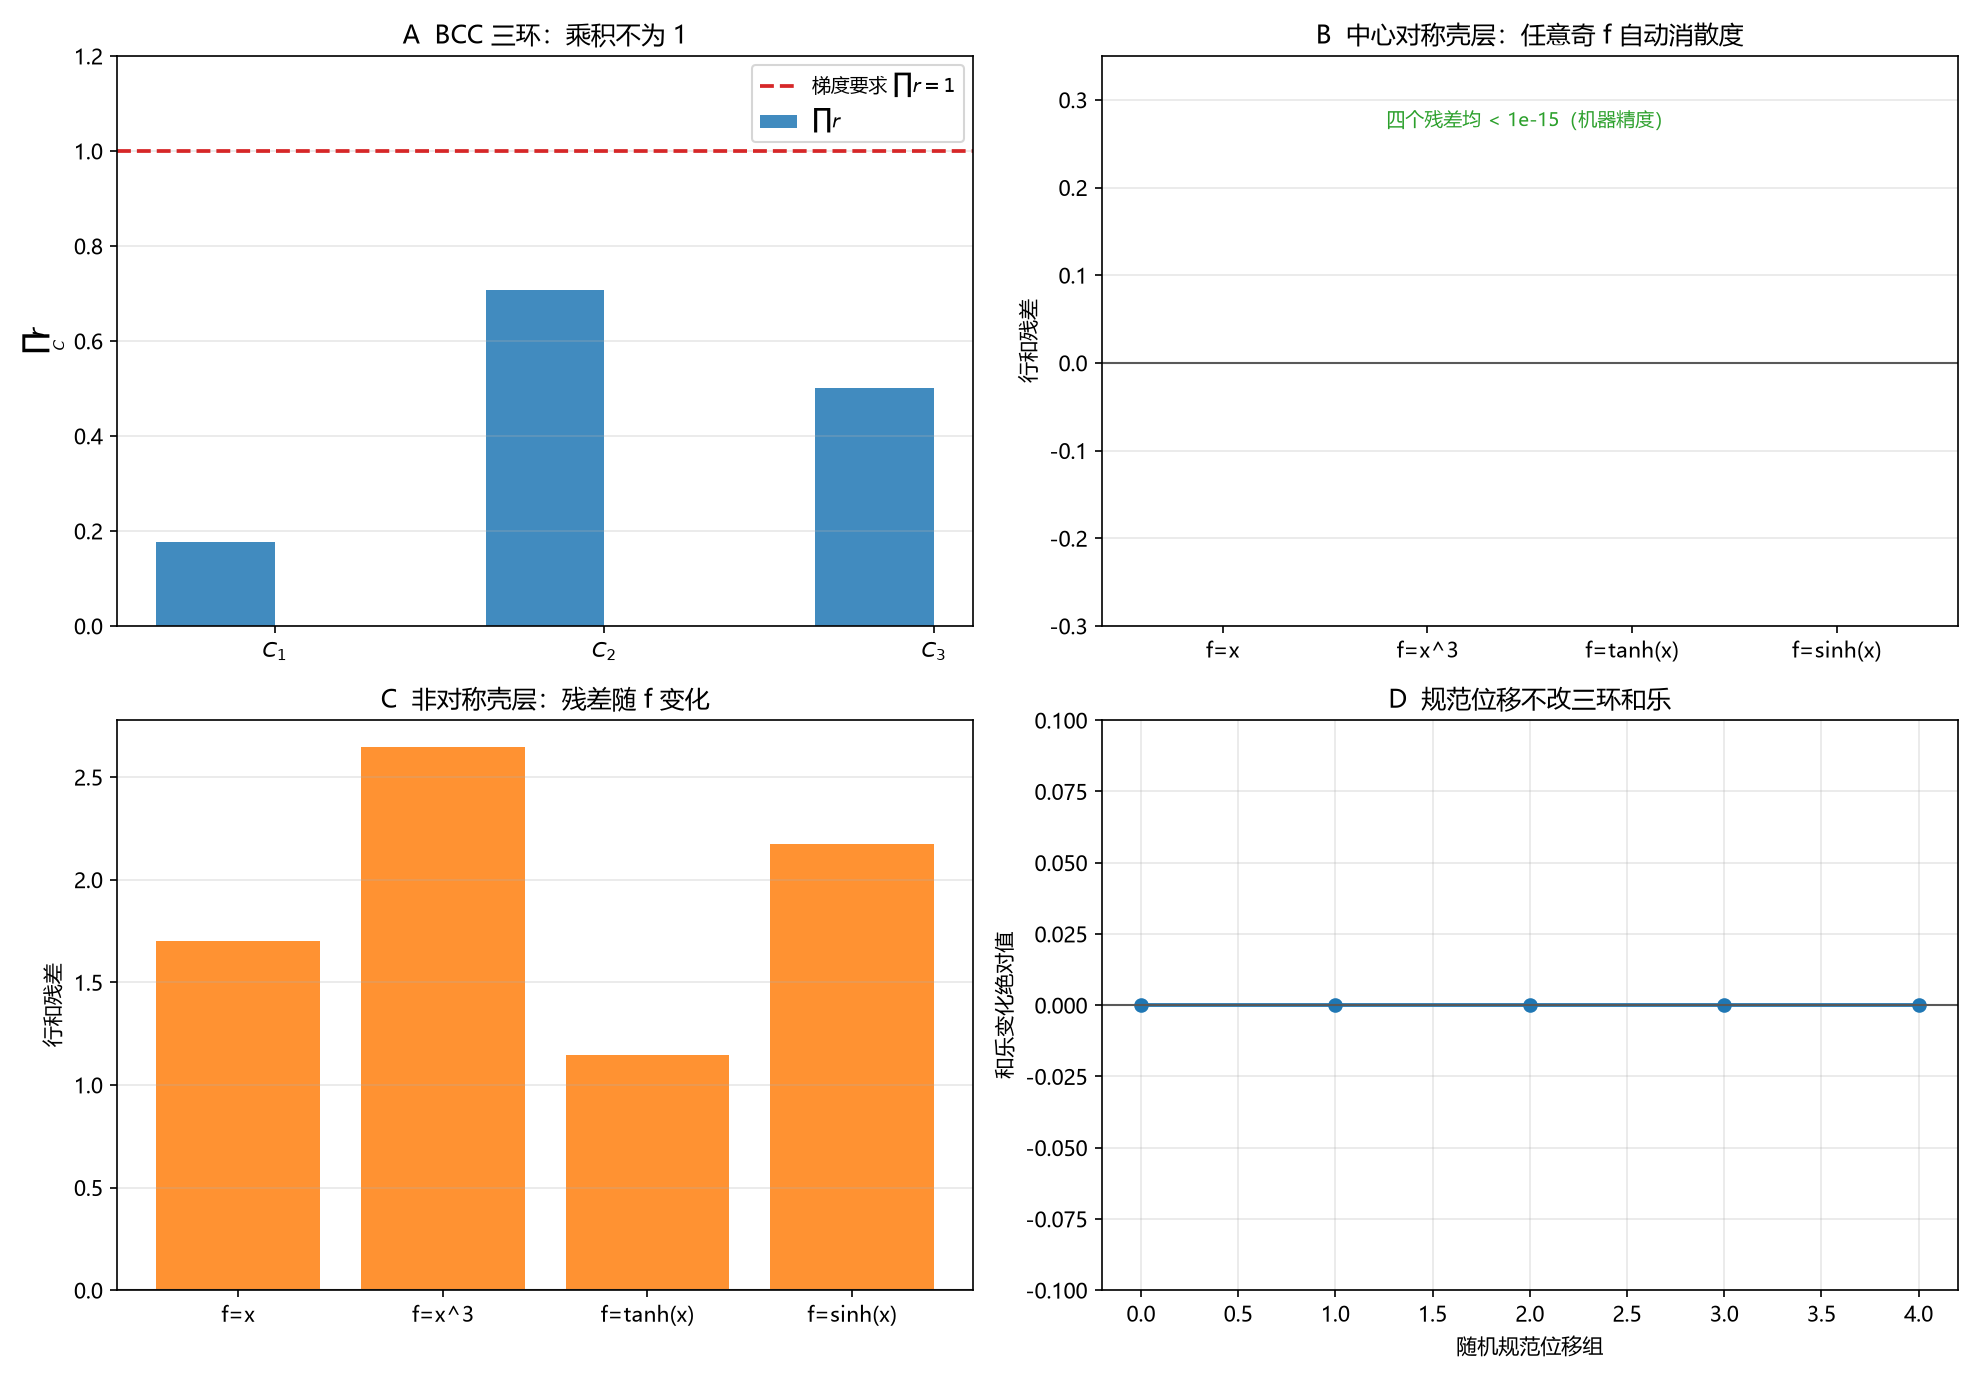

Here is the Python script that generated this plot:
# -*- coding: utf-8 -*-
"""
环 7→8／`审-1` 矩阵分支几何强制的数值核对。

1. BCC 三环 prod(r)=0.177/0.707/0.500 的对数和（全非零 => 非梯度）；
2. 中心对称四邻居壳层上四个奇函数的行和残差（全为 0）；
3. 非对称壳层上同四个函数的行和残差（非零且随 f 变）；
4. 随机规范位移下三环和乐不变。

BCC 数值是链内输入；函数族直接计算，无拟合参数。
"""

import csv
import os

import numpy as np
import matplotlib
matplotlib.use("Agg")
import matplotlib.pyplot as plt

plt.rcParams["font.sans-serif"] = ["Microsoft YaHei", "SimHei", "DejaVu Sans"]
plt.rcParams["axes.unicode_minus"] = False

HERE = os.path.dirname(os.path.abspath(__file__))
OUT_PNG = os.path.join(HERE, "环07_审1几何强制.png")
OUT_CSV = os.path.join(HERE, "环07_审1几何强制.csv")

PRODUCTS = np.array([0.177, 0.707, 0.500])  # 06 第 139/944 行 BCC 三角环
FUNCS = [
    ("f=x", lambda x: x),
    ("f=x^3", lambda x: x ** 3),
    ("f=tanh(x)", np.tanh),
    ("f=sinh(x)", np.sinh),
]


def main():
    rows = []

    # ---- 1 BCC 三环
    logs = np.log(PRODUCTS)
    print("BCC 三环 prod(r) 与 log 和（链内输入）")
    for p, s in zip(PRODUCTS, logs):
        print(f"  prod={p:.3f}  sum(lambda)={s:.6f}")
        rows.append(("bcc_loop", float(p), float(s), 0.0, np.nan))

    # ---- 2 中心对称壳层
    a, b = 0.8, 1.3
    sym_lams = [a, -a, b, -b]
    print("\n中心对称壳层行和残差")
    sym_res = []
    for name, f in FUNCS:
        res = sum(f(x) for x in sym_lams)
        sym_res.append(res)
        print(f"  {name:12s} {res:.12f}")
        rows.append(("sym_shell", float(a), float(res), 0.0, np.nan))

    # ---- 3 非对称壳层
    asym_lams = [0.8, 1.3, -0.4]
    print("\n非对称壳层行和残差")
    asym_res = []
    for name, f in FUNCS:
        res = sum(f(x) for x in asym_lams)
        asym_res.append(res)
        print(f"  {name:12s} {res:.6f}")
        rows.append(("asym_shell", float(a), float(res), 0.0, np.nan))

    # ---- 4 规范不变性
    rng = np.random.default_rng(20261122)
    lam0 = logs.copy()
    shifts = []
    for _ in range(5):
        c = rng.normal(size=3) * 2.0
        # 三环边 (0,1),(1,2),(2,0) 的规范位移：(c1-c0)+(c2-c1)+(c0-c2)=0
        d = (c[1] - c[0]) + (c[2] - c[1]) + (c[0] - c[2])
        shifted = lam0 + d
        shifts.append(float(np.max(np.abs(shifted - lam0))))
        rows.append(("gauge", float(d), float(np.max(np.abs(shifted - lam0))), 0.0, np.nan))
    print(f"\n规范位移后三环和乐最大偏差 = {max(shifts):.3e}")

    # ---- CSV
    with open(OUT_CSV, "w", newline="", encoding="utf-8-sig") as fh:
        wr = csv.writer(fh)
        wr.writerow(["kind", "x", "y", "y_ref", "extra"])
        wr.writerows(rows)

    # ---- 画图
    fig, ax = plt.subplots(2, 2, figsize=(13.2, 9.2))

    # A
    idx = np.arange(3)
    ax[0, 0].bar(idx - 0.18, PRODUCTS, 0.36, color="tab:blue", alpha=0.85, label=r"$\prod r$")
    ax[0, 0].axhline(1.0, color="tab:red", ls="--", lw=1.8, label=r"梯度要求 $\prod r=1$")
    ax[0, 0].set_xticks(idx)
    ax[0, 0].set_xticklabels([r"$C_1$", r"$C_2$", r"$C_3$"])
    ax[0, 0].set_ylim(0.0, 1.2)
    ax[0, 0].set_ylabel(r"$\prod_{C} r$")
    ax[0, 0].set_title("A  BCC 三环：乘积不为 1")
    ax[0, 0].legend(fontsize=9)
    ax[0, 0].grid(alpha=0.3, axis="y")

    # B
    names = [n for n, _ in FUNCS]
    ax[0, 1].bar(names, sym_res, color="tab:green", alpha=0.85)
    ax[0, 1].axhline(0.0, color="0.35", lw=1.0)
    ax[0, 1].set_ylabel("行和残差")
    ax[0, 1].set_title("B  中心对称壳层：任意奇 f 自动消散度")
    ax[0, 1].set_ylim(-0.3, 0.35)
    ax[0, 1].text(1.5, 0.27, "四个残差均 < 1e-15（机器精度）",
                  ha="center", fontsize=9, color="tab:green")
    ax[0, 1].grid(alpha=0.3, axis="y")

    # C
    ax[1, 0].bar(names, asym_res, color="tab:orange", alpha=0.85)
    ax[1, 0].axhline(0.0, color="0.35", lw=1.0)
    ax[1, 0].set_ylabel("行和残差")
    ax[1, 0].set_title("C  非对称壳层：残差随 f 变化")
    ax[1, 0].grid(alpha=0.3, axis="y")

    # D
    ax[1, 1].plot(np.arange(len(shifts)), np.abs(shifts), "o-", color="tab:blue", lw=1.8)
    ax[1, 1].axhline(0.0, color="0.35", lw=1.0)
    ax[1, 1].set_xlabel("随机规范位移组")
    ax[1, 1].set_ylabel("和乐变化绝对值")
    ax[1, 1].set_title(r"D  规范位移不改三环和乐")
    ax[1, 1].set_ylim(-0.1, max(1e-12, max(shifts)) * 2 + 0.1)
    ax[1, 1].grid(alpha=0.3)

    fig.tight_layout()
    fig.savefig(OUT_PNG, dpi=150)
    plt.close(fig)
    print("\nsaved:", OUT_PNG)
    print("saved:", OUT_CSV)


if __name__ == "__main__":
    main()
